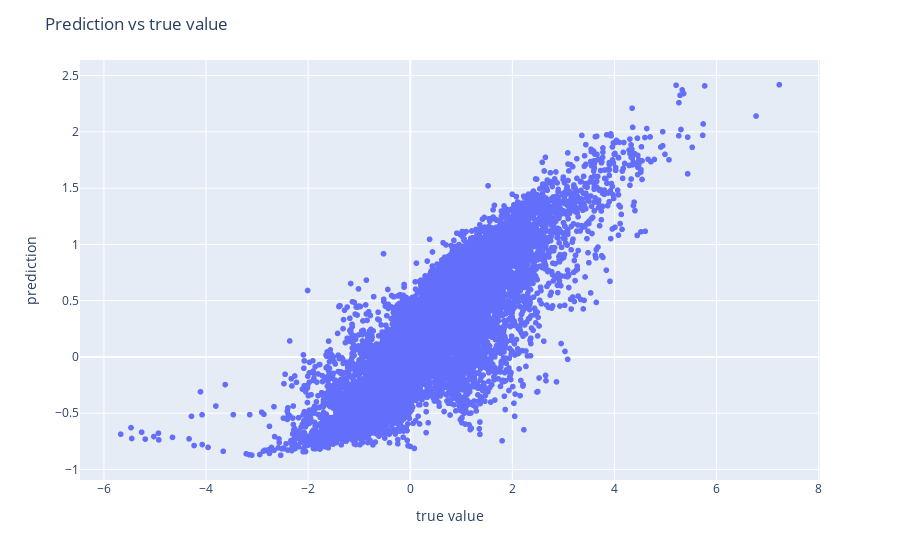

This figure's notebook cell:
### Code cell
# Test model
print('Test accuracy of the model: {:.3f}'.format(pipe.score(X_test, Y_test)))
plot_prediction(pipe, X_test, Y_test)

### Figure 1 — Plotly figure (JSON) as saved in the notebook; plotly's stock layout.template omitted (floating-point values rounded to 4 significant figures; data arrays with more than 128 entries replaced by an {"elided": "..."} marker saying what was removed)
{"data": [{"hovertemplate": "x=%{x}<br>y=%{y}<extra></extra>", "legendgroup": "", "marker": {"color": "#636efa", "symbol": "circle"}, "mode": "markers", "name": "", "showlegend": false, "type": "scattergl", "x": {"elided": "14608 float values"}, "xaxis": "x", "y": {"elided": "14608 float values"}, "yaxis": "y"}], "layout": {"legend": {"tracegroupgap": 0}, "margin": {"t": 60}, "title": {"text": "Prediction vs true value"}, "xaxis": {"anchor": "y", "domain": [0, 1], "title": {"text": "true value"}}, "yaxis": {"anchor": "x", "domain": [0, 1], "title": {"text": "prediction"}}}}
